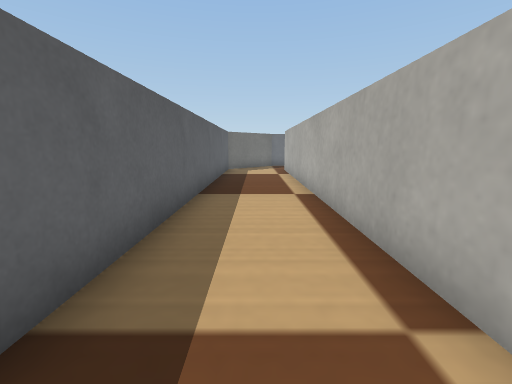
view 1 (above)

22 first-person views from a walk through a world built for the Webots simulator. The camera is 0.06 m above the floor, tilts 10° down and sees 90° across. The floor is counted in squares, 0.05 m on a side. Each view is taken from the middle of a square. On the plan, view 1 faces up. The plan holds only what a view shows up to about 12 squares ahead; the rest is blank. Robots are left out. Webots' stock objects and surfaces are drawn as simple stand-ins.

view 2
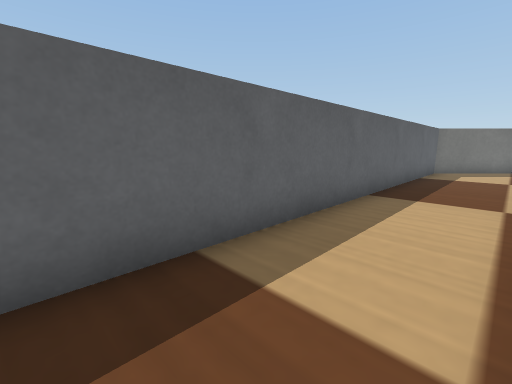

view 3
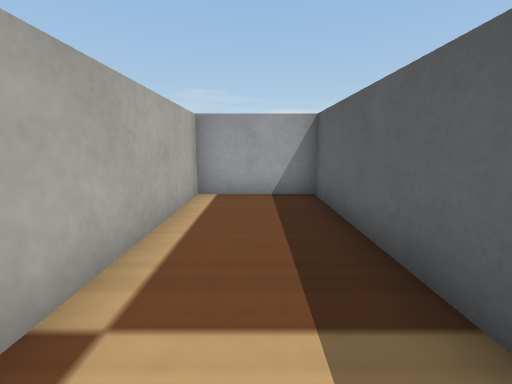

view 4
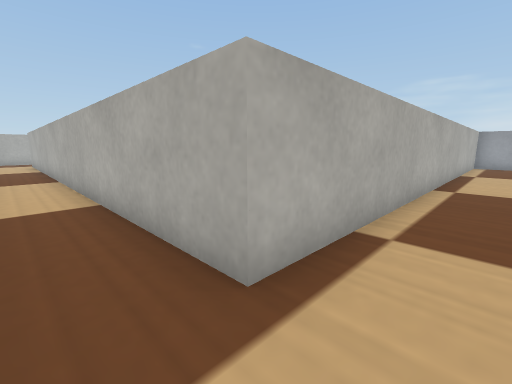

view 5
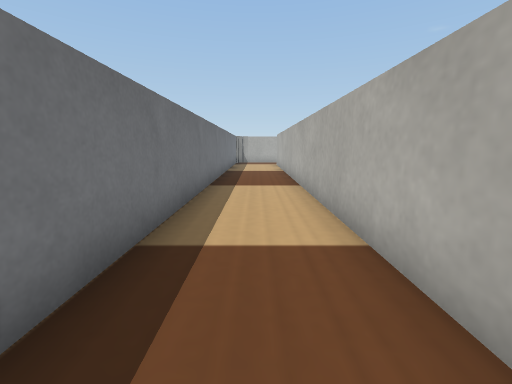

view 6
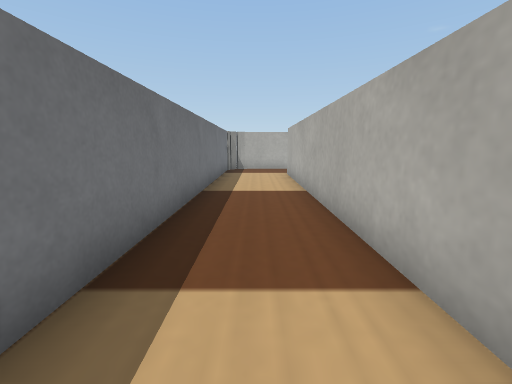

view 7
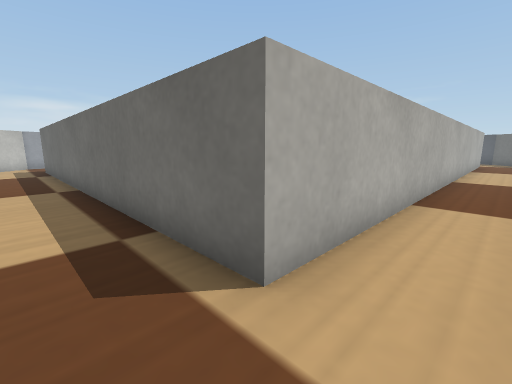

view 8
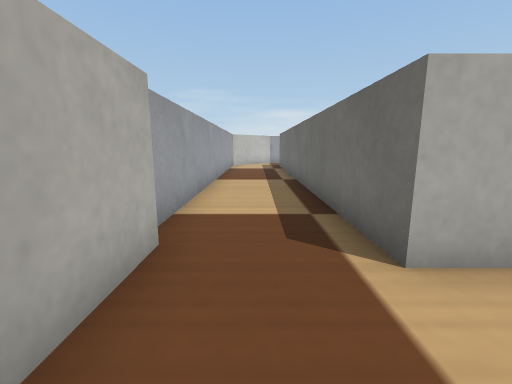

view 9
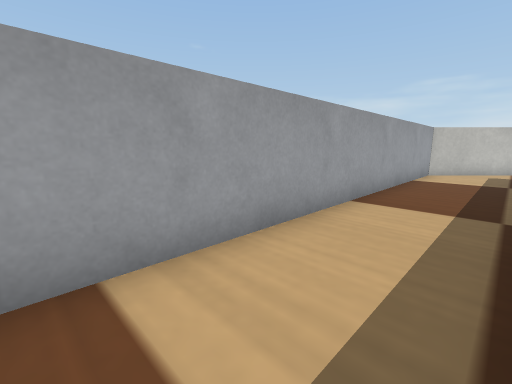

view 10
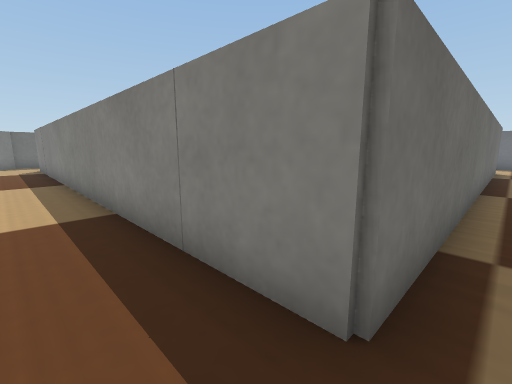

view 11
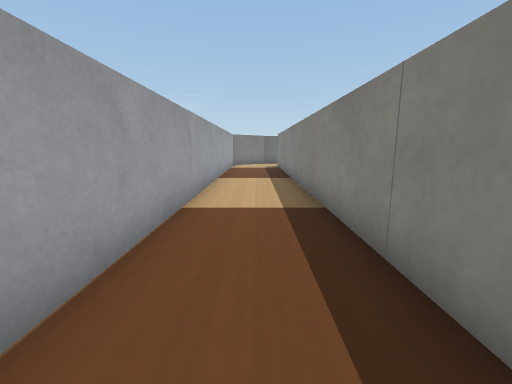

view 12
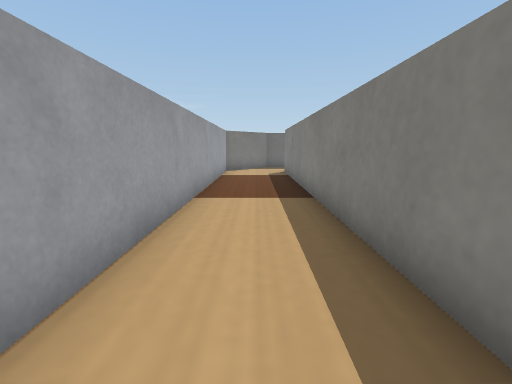

view 13
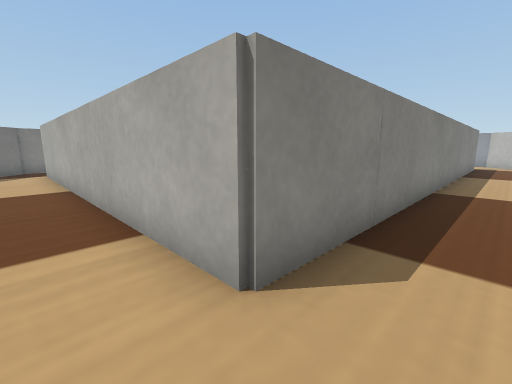

view 14
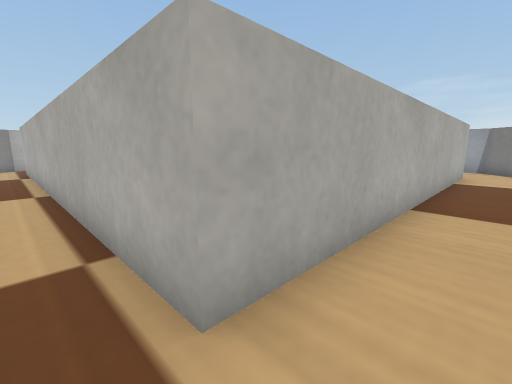

view 15
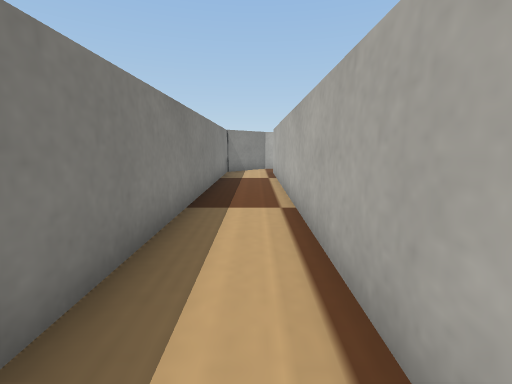

view 16
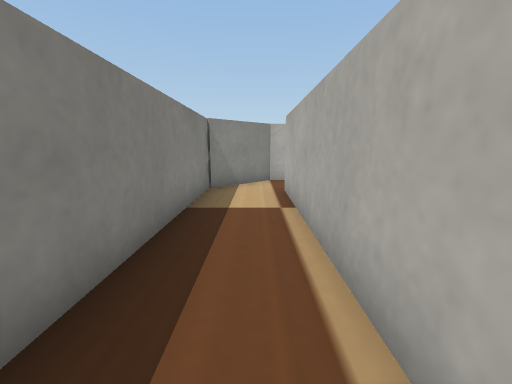

view 17
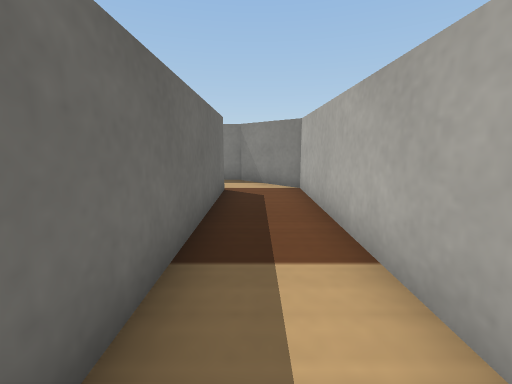

view 18
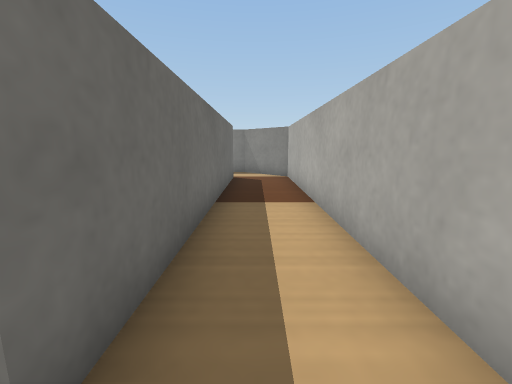

view 19
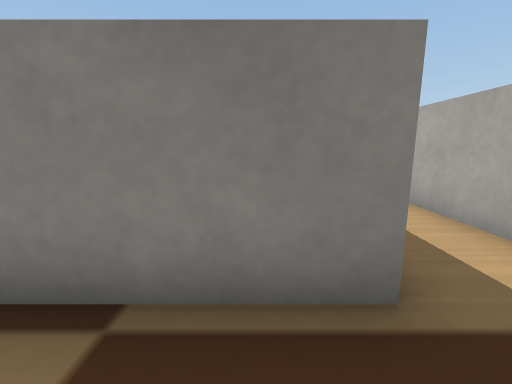

view 20
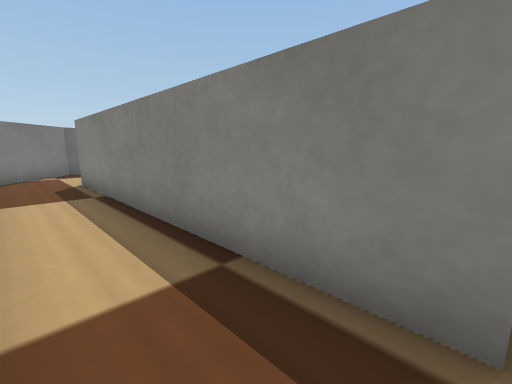

view 21
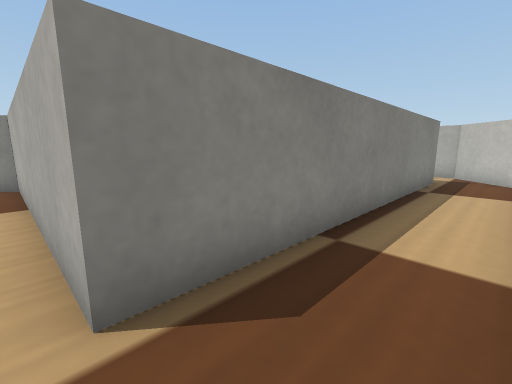

view 22
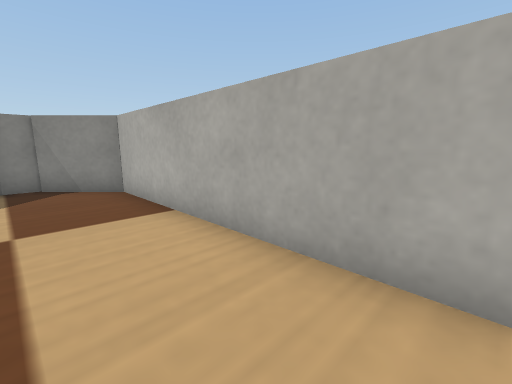

### Floor plan
Points are (right, up) in squares from view 1. A wall is a line through its corners. A room is listed if a view was taken in it or the views show most of it. See-through windows are left out.
Room 1 (views 1, 2, 3, 4, 5, 6, 7, 8, 9, 10, 11, 12, 13, 14)
walls: (1, 16.5) (-1.5, 14) (-1.5, -3.5) (1.5, -3.5) (1.5, 13.6) (20.5, 13.6) (20.5, -0.6) (4.3, -0.6) (4.3, 11.2); (21, 16.5) (4.2, 16.5); (23.2, 12.9) (23.2, 15); (2.9, -2.6) (3.9, -3.5) (19.8, -3.5); (21, -3.4) (23.5, -0.9) (23.5, 12.2)
ways out: opening at (3, 12) to room 2
Room 2 (views 15, 16)
walls: (4.6, 13.4) (3.9, 13.4) (2.9, 12.5); (4.3, 11.2) (18.1, 11.2); (20.3, 11.5) (18.4, 13.4) (7.1, 13.4)
ways out: opening at (3, 12) to room 1; opening at (19, 11) to room 3
Room 3 (view 17)
walls: (18.1, 11.2) (18.1, 1.8); (20.3, 1.6) (20.3, 11.5)
ways out: opening at (19, 11) to room 2; opening at (19, 1) to room 4
Room 4 (views 18, 19, 20, 21)
walls: (18.1, 1.8) (8.3, 1.8); (18.7, -0.1) (20.3, 1.6)
ways out: opening at (19, 1) to room 3; opening at (8, 1) to room 5
Room 5 (view 22)
walls: (4.5, 2.6) (4.5, 2.1) (6.7, 0); (8.3, 1.8) (8.3, 9.3) (6.7, 11) (5.9, 11)
ways out: opening at (8, 1) to room 4

Where each view was taken, in squares from view 1:
view 1: 0 up, 0 right, facing up
view 2: 0 up, 1 right, facing up-left
view 3: 3 up, 0 right, facing down
view 4: 15 up, 0 right, facing down-right
view 5: 15 up, 3 right, facing right
view 6: 15 up, 9 right, facing right
view 7: 15 up, 22 right, facing down-left
view 8: 16 up, 22 right, facing down
view 9: 12 up, 21 right, facing down-right
view 10: 2 down, 21 right, facing up-left
view 11: 2 down, 21 right, facing left
view 12: 2 down, 17 right, facing left
view 13: 2 down, 3 right, facing up-right
view 14: 12 up, 3 right, facing down-right
view 15: 12 up, 6 right, facing right
view 16: 12 up, 11 right, facing right
view 17: 4 up, 19 right, facing up
view 18: 1 up, 19 right, facing up
view 19: 0 up, 17 right, facing up
view 20: 0 up, 18 right, facing up-left
view 21: 0 up, 8 right, facing up-right
view 22: 2 up, 6 right, facing up-right
